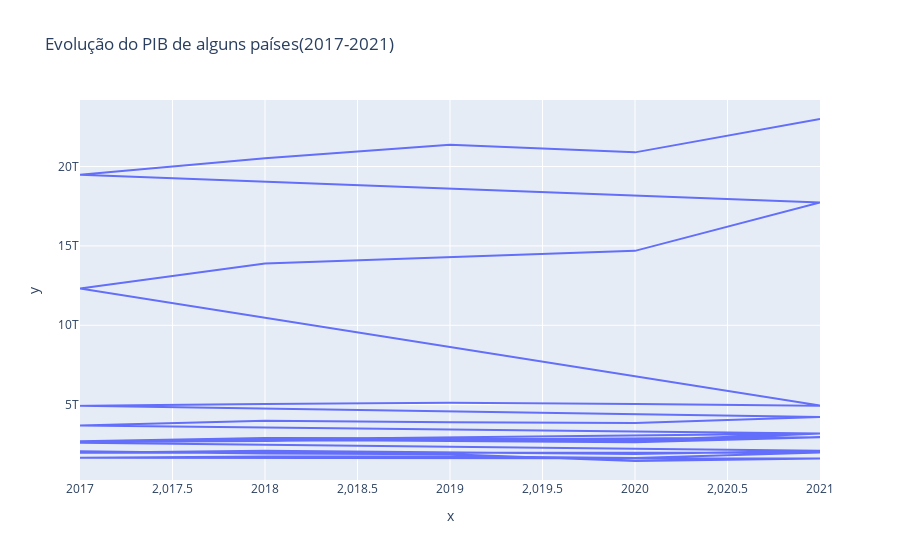

The notebook cell this image was saved under:
### Code cell
#Agora vamos criar um gráfico de linha para analisar a evolução do PIB dos países que queremos analisar
#Vamos criar uma variável para o eixo x e outra para o eixo y
x=gpd_paises['Year']
y=gpd_paises['GDP']
grafico_paises=px.line(x=x,y=y,title='Evolução do PIB de alguns países(2017-2021)')
grafico_paises.show()
